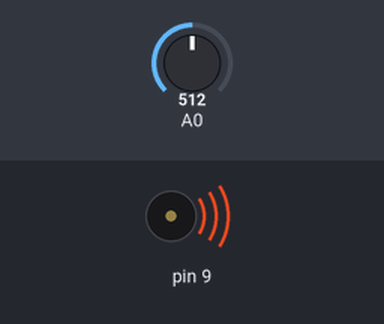
This sketch was run on a simulated Arduino Uno, built with avr-gcc and run on an emulated ATmega328P. Shown: buzzer (waves = sounding). The inputs (shaded band) are chosen by the test bench; at power-on: A0 = 512. What the sketch prints to the serial monitor is not drawn.

Above: at 0.1 s.
Timing chart, 0 to 1.6 s (numbered marks = the images above):
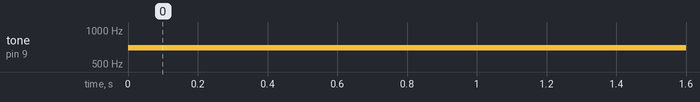

The sketch:

light_theremin1.ino
```cpp
void setup() {
  // initialize serial communications (for debugging only):
  Serial.begin(9600);
}

void loop() {
  // read the sensor:
  int sensorReading = analogRead(A0);
  // print the sensor reading so you know its range
  Serial.println(sensorReading);
  // map the analog input range (in this case, 400 - 1000 from the photoresistor)
  // to the output pitch range (120 - 1500Hz)
  // change the minimum and maximum input numbers below
  // depending on the range your sensor's giving:
  int thisPitch = map(sensorReading, 250, 950, 400, 1200);

  // play the pitch:
  tone(9, thisPitch);
  delay(1);        // delay in between reads for stability
}
```

Measured:
- by itself, tone on pin 9: silent → 699 Hz at 0.00 s
